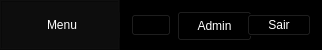
     <widget class="QFrame" name="top">
      <property name="maximumSize">
       <size>
        <width>16777215</width>
        <height>50</height>
       </size>
      </property>
      <property name="styleSheet">
       <string notr="true">background-color: rgb(49, 49, 49);</string>
      </property>
      <property name="frameShape">
       <enum>QFrame::NoFrame</enum>
      </property>
      <property name="frameShadow">
       <enum>QFrame::Raised</enum>
      </property>
      <layout class="QHBoxLayout" name="horizontalLayout_2">
       <property name="spacing">
        <number>0</number>
       </property>
       <property name="leftMargin">
        <number>0</number>
       </property>
       <property name="topMargin">
        <number>0</number>
       </property>
       <property name="rightMargin">
        <number>0</number>
       </property>
       <property name="bottomMargin">
        <number>0</number>
       </property>
       <item>
        <widget class="QFrame" name="btnMenu">
         <property name="maximumSize">
          <size>
           <width>120</width>
           <height>50</height>
          </size>
         </property>
         <property name="styleSheet">
          <string notr="true">background-color: rgb(13, 13, 13);</string>
         </property>
         <property name="frameShape">
          <enum>QFrame::Box</enum>
         </property>
         <property name="frameShadow">
          <enum>QFrame::Raised</enum>
         </property>
         <layout class="QVBoxLayout" name="verticalLayout_14">
          <property name="spacing">
           <number>0</number>
          </property>
          <property name="leftMargin">
           <number>0</number>
          </property>
          <property name="topMargin">
           <number>0</number>
          </property>
          <property name="rightMargin">
           <number>0</number>
          </property>
          <property name="bottomMargin">
           <number>0</number>
          </property>
          <item>
           <widget class="QPushButton" name="pushButton_menu">
            <property name="minimumSize">
             <size>
              <width>120</width>
              <height>30</height>
             </size>
            </property>
            <property name="styleSheet">
             <string notr="true">QPushButton{
border-radius: 8px;
font: 87 8pt &quot;Arial Black&quot;;
color: white;
}

</string>
            </property>
            <property name="text">
             <string>Menu</string>
            </property>
            <property name="icon">
             <iconset>
              <normaloff>:/img/img/menu.png</normaloff>:/img/img/menu.png</iconset>
            </property>
            <property name="iconSize">
             <size>
              <width>25</width>
              <height>25</height>
             </size>
            </property>
           </widget>
          </item>
         </layout>
        </widget>
       </item>
       <item>
        <widget class="QFrame" name="menutop">
         <property name="minimumSize">
          <size>
           <width>0</width>
           <height>50</height>
          </size>
         </property>
         <property name="maximumSize">
          <size>
           <width>16777215</width>
           <height>50</height>
          </size>
         </property>
         <property name="styleSheet">
          <string notr="true">background-color: rgb(0, 0, 0);</string>
         </property>
         <property name="frameShape">
          <enum>QFrame::NoFrame</enum>
         </property>
         <property name="frameShadow">
          <enum>QFrame::Raised</enum>
         </property>
         <layout class="QHBoxLayout" name="horizontalLayout_8">
          <property name="spacing">
           <number>0</number>
          </property>
          <property name="leftMargin">
           <number>0</number>
          </property>
          <property name="topMargin">
           <number>0</number>
          </property>
          <property name="rightMargin">
           <number>0</number>
          </property>
          <property name="bottomMargin">
           <number>0</number>
          </property>
          <item>
           <widget class="QFrame" name="frame_12">
            <property name="frameShape">
             <enum>QFrame::StyledPanel</enum>
            </property>
            <property name="frameShadow">
             <enum>QFrame::Raised</enum>
            </property>
           </widget>
          </item>
          <item>
           <widget class="QFrame" name="frame_13">
            <property name="frameShape">
             <enum>QFrame::StyledPanel</enum>
            </property>
            <property name="frameShadow">
             <enum>QFrame::Raised</enum>
            </property>
            <widget class="QLabel" name="label">
             <property name="geometry">
              <rect>
               <x>30</x>
               <y>0</y>
               <width>171</width>
               <height>51</height>
              </rect>
             </property>
             <property name="styleSheet">
              <string notr="true">background-image: url(:/img/img/LogoP.png);
background-repeat: no-repeat;
background-position: center;
background-size: cover;</string>
             </property>
             <property name="text">
              <string/>
             </property>
            </widget>
           </widget>
          </item>
          <item>
           <widget class="QFrame" name="frame_14">
            <property name="frameShape">
             <enum>QFrame::StyledPanel</enum>
            </property>
            <property name="frameShadow">
             <enum>QFrame::Raised</enum>
            </property>
            <layout class="QHBoxLayout" name="horizontalLayout_14">
             <property name="spacing">
              <number>0</number>
             </property>
             <property name="leftMargin">
              <number>0</number>
             </property>
             <property name="topMargin">
              <number>0</number>
             </property>
             <property name="rightMargin">
              <number>0</number>
             </property>
             <property name="bottomMargin">
              <number>0</number>
             </property>
             <item>
              <widget class="QFrame" name="frame_20">
               <property name="frameShape">
                <enum>QFrame::StyledPanel</enum>
               </property>
               <property name="frameShadow">
                <enum>QFrame::Raised</enum>
               </property>
              </widget>
             </item>
             <item>
              <widget class="QFrame" name="frame_11">
               <property name="maximumSize">
                <size>
                 <width>200</width>
                 <height>16777215</height>
                </size>
               </property>
               <property name="frameShape">
                <enum>QFrame::StyledPanel</enum>
               </property>
               <property name="frameShadow">
                <enum>QFrame::Raised</enum>
               </property>
               <layout class="QHBoxLayout" name="horizontalLayout_13">
                <item>
                 <widget class="QPushButton" name="pushButton_Recar">
                  <property name="text">
                   <string/>
                  </property>
                  <property name="icon">
                   <iconset>
                    <normaloff>:/img/img/recaregar.png</normaloff>:/img/img/recaregar.png</iconset>
                  </property>
                 </widget>
                </item>
                <item>
                 <widget class="QPushButton" name="pushButton_Logado">
                  <property name="minimumSize">
                   <size>
                    <width>75</width>
                    <height>30</height>
                   </size>
                  </property>
                  <property name="styleSheet">
                   <string notr="true">color: white;</string>
                  </property>
                  <property name="text">
                   <string>Admin</string>
                  </property>
                  <property name="icon">
                   <iconset>
                    <normaloff>:/img/img/userLogado.png</normaloff>:/img/img/userLogado.png</iconset>
                  </property>
                 </widget>
                </item>
                <item>
                 <widget class="QPushButton" name="pushButton_Sair">
                  <property name="styleSheet">
                   <string notr="true">color: white;</string>
                  </property>
                  <property name="text">
                   <string>Sair</string>
                  </property>
                  <property name="icon">
                   <iconset>
                    <normaloff>:/img/img/sair.png</normaloff>:/img/img/sair.png</iconset>
                  </property>
                 </widget>
                </item>
               </layout>
              </widget>
             </item>
            </layout>
           </widget>
          </item>
         </layout>
        </widget>
       </item>
      </layout>
     </widget>
